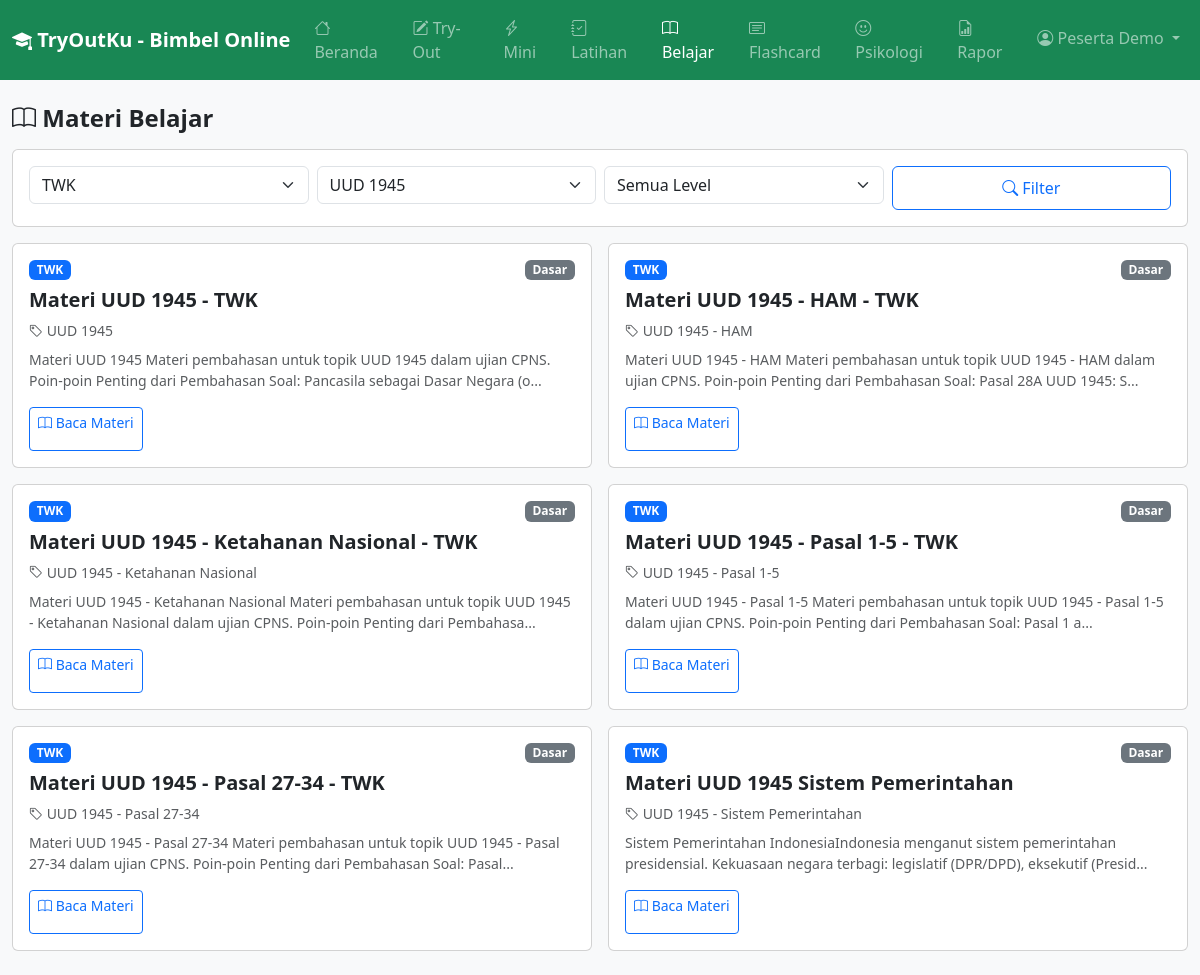
The page /peserta/belajar.php?topik=UUD+1945&jenis=twk (signed in) on the database as committed earlier.
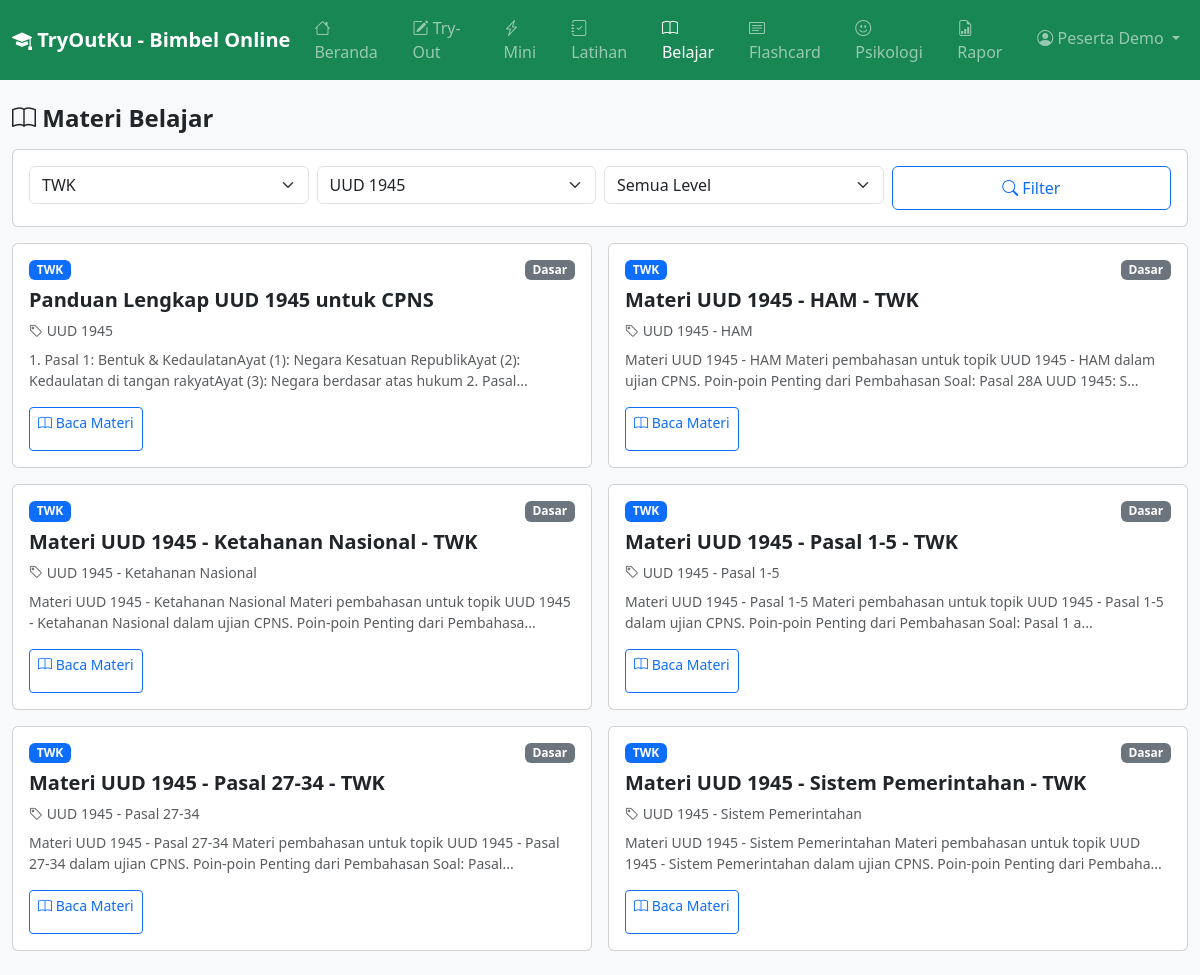
The same page on the database as committed later.
### tables this page shows
CREATE TABLE `materi` (
  `id` int(11) NOT NULL AUTO_INCREMENT,
  `kategori_ujian_id` int(11) DEFAULT NULL,
  `judul` varchar(255) NOT NULL,
  `topik` varchar(100) NOT NULL,
  `jenis_tes` enum('twk','tiu','tkp','psikologi') DEFAULT NULL,
  `konten_html` longtext DEFAULT NULL,
  `tipe` enum('artikel','video','flashcard','rumus') DEFAULT 'artikel',
  `level` enum('dasar','menengah','lanjut') DEFAULT 'dasar',
  `created_at` datetime DEFAULT current_timestamp(),
  PRIMARY KEY (`id`),
  KEY `kategori_ujian_id` (`kategori_ujian_id`),
  CONSTRAINT `materi_kategori` FOREIGN KEY (`kategori_ujian_id`) REFERENCES `kategori_ujian` (`id`) ON DELETE SET NULL
);

### includes/functions.php (called while the page is built, shortened)
<?php
function e($str) {
    return htmlspecialchars($str ?? '', ENT_QUOTES, 'UTF-8');
}
function getUserById($conn, $id) {
    $stmt = $conn->prepare('SELECT * FROM users WHERE id = ?');
    $stmt->bind_param('i', $id);
    $stmt->execute();
    $res = $stmt->get_result();
    return $res->fetch_assoc();
}
function getJenisTesLabel($jenis) {
    $map = ['twk' => 'TWK', 'tiu' => 'TIU', 'tkp' => 'TKP'];
    return $map[$jenis] ?? strtoupper($jenis);
}
function getJenisTesColor($jenis) {
    $map = ['twk' => 'primary', 'tiu' => 'warning', 'tkp' => 'success'];
    return $map[$jenis] ?? 'secondary';
}

### peserta/belajar.php (the view, shortened to what this page needs)
<?php
require_once __DIR__ . '/../includes/functions.php';
$user = getUserById($conn, $_SESSION['user_id']);
$jenis_filter = $_GET['jenis'] ?? '';
$topik_filter = $_GET['topik'] ?? '';
$where = ['1=1'];
$params = [];
$types = '';
$targetKatParam = '%' . $user['target_ujian'] . '%';
$stmtKat = $conn->prepare("SELECT id FROM kategori_ujian WHERE nama LIKE ? LIMIT 1");
$stmtKat->bind_param('s', $targetKatParam);
$stmtKat->execute();
$targetKat = $stmtKat->get_result()->fetch_assoc();
if ($targetKat) { $where[] = 'm.kategori_ujian_id = ?'; $params[] = $targetKat['id']; $types .= 'i'; }
if ($jenis_filter) { $where[] = 'm.jenis_tes = ?'; $params[] = $jenis_filter; $types .= 's'; }
if ($topik_filter) { $where[] = 'm.topik LIKE ?'; $params[] = '%' . $topik_filter . '%'; $types .= 's'; }
$sql = 'SELECT m.*, k.nama as kategori_nama FROM materi m LEFT JOIN kategori_ujian k ON m.kategori_ujian_id = k.id WHERE ' . implode(' AND ', $where) . ' ORDER BY m.jenis_tes, m.level, m.topik';
$stmt = $conn->prepare($sql);
if ($params) $stmt->bind_param($types, ...$params);
$stmt->execute();
$materi = $stmt->get_result();
$topik_list = $conn->query("SELECT DISTINCT topik FROM materi WHERE 1 ORDER BY topik LIMIT 50");
require_once __DIR__ . '/../includes/header.php';
require_once __DIR__ . '/../includes/navbar_peserta.php';
?>
<div class="container py-4">
    <h4 class="fw-bold mb-3"><i class="bi bi-book"></i> Materi Belajar</h4>
    <div class="card mb-3">
        <div class="card-body">
            <form method="GET" class="row g-2">
                <div class="col-6 col-md-3">
                    <select name="jenis" class="form-select">
                        <option value="twk" <?= $jenis_filter==='twk'?'selected':'' ?>>TWK</option>
                    </select>
                </div>
                <div class="col-6 col-md-3">
                    <select name="topik" class="form-select">
                        <?php while ($t = $topik_list->fetch_assoc()): ?>
                            <option value="<?= e($t['topik']) ?>" <?= $topik_filter === $t['topik'] ? 'selected' : '' ?>><?= e($t['topik']) ?></option>
                        <?php endwhile; ?>
                    </select>
                </div>
                <div class="col-6 col-md-3">
                    <select name="level" class="form-select">
                        <option value="">Semua Level</option>
                    </select>
                </div>
                <div class="col-6 col-md-3"><button type="submit" class="btn btn-outline-primary w-100"><i class="bi bi-search"></i> Filter</button></div>
            </form>
        </div>
    </div>
    <div class="row g-3">
        <?php while ($row = $materi->fetch_assoc()): ?>
        <div class="col-md-6">
            <div class="card h-100 card-hover">
                <div class="card-body">
                    <div class="d-flex justify-content-between align-items-start mb-2">
                        <span class="badge bg-<?= getJenisTesColor($row['jenis_tes']) ?>"><?= getJenisTesLabel($row['jenis_tes']) ?></span>
                        <span class="badge bg-secondary"><?= ucfirst($row['level']) ?></span>
                    </div>
                    <h5 class="card-title fw-bold"><?= e($row['judul']) ?></h5>
                    <p class="text-muted small mb-2"><i class="bi bi-tag"></i> <?= e($row['topik']) ?></p>
                    <p class="card-text text-muted small"><?= mb_strimwidth(strip_tags($row['konten_html'] ?? ''), 0, 150, '...') ?></p>
                    <a href="belajar_detail.php?id=<?= $row['id'] ?>" class="btn btn-outline-primary btn-sm"><i class="bi bi-book"></i> Baca Materi</a>
                </div>
            </div>
        </div>
        <?php endwhile; ?>
    </div>
</div>
<?php require_once __DIR__ . '/../includes/footer.php'; ?>

Rows that differ between the two databases and show on the page:
removed materi: jenis_tes "TWK", level "Dasar", judul "Materi UUD 1945 - TWK", topik "UUD 1945", konten_html "Materi UUD 1945 Materi pembahasan untuk topik UUD 1945 dalam ujian CPNS. Poin-poin Penting dari Pembahasan Soal: Pancasila sebagai Dasar Negara (o..."
removed materi: jenis_tes "TWK", level "Dasar", judul "Materi UUD 1945 Sistem Pemerintahan", topik "UUD 1945 - Sistem Pemerintahan", konten_html "Sistem Pemerintahan IndonesiaIndonesia menganut sistem pemerintahan presidensial. Kekuasaan negara terbagi: legislatif (DPR/DPD), eksekutif (Presid..."
added materi: jenis_tes "TWK", level "Dasar", judul "Panduan Lengkap UUD 1945 untuk CPNS", topik "UUD 1945", konten_html "1. Pasal 1: Bentuk & KedaulatanAyat (1): Negara Kesatuan RepublikAyat (2): Kedaulatan di tangan rakyatAyat (3): Negara berdasar atas hukum 2. Pasal..."
added materi: jenis_tes "TWK", level "Dasar", judul "Materi UUD 1945 - Sistem Pemerintahan - TWK", topik "UUD 1945 - Sistem Pemerintahan", konten_html "Materi UUD 1945 - Sistem Pemerintahan Materi pembahasan untuk topik UUD 1945 - Sistem Pemerintahan dalam ujian CPNS. Poin-poin Penting dari Pembaha..."
